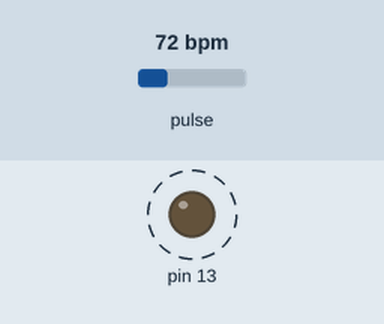
Simulated run of this sketch. Board: Arduino Uno, built with avr-gcc and run on an emulated ATmega328P. On the bench: output pins drawn as LEDs (lit = HIGH). Dashed ring = blinking. The test bench sets the inputs (shaded band); at power-on: pulse 72 bpm. What the sketch prints to the serial monitor is not drawn.

Above: at 1.2 s.
1.3 s: pulse set to 42 bpm
At 3.4 s:
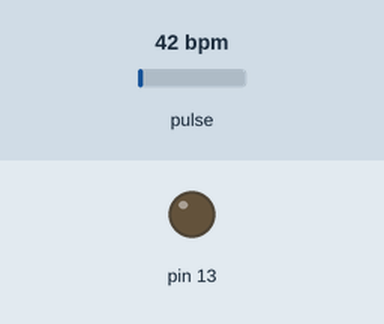
3.7 s: pulse set to 100 bpm
At 4.42 s:
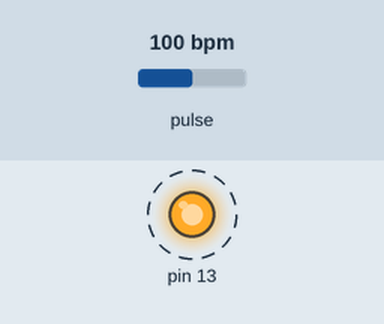
Timing chart, 0 to 12.7 s (numbered marks = the images above; inputs shaded):
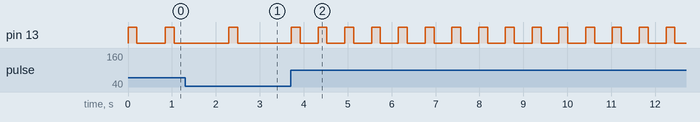

Measured:
- after the input at 3.7 s, pin 13: alternates HIGH for 0.20 s and LOW for 0.41 s, starting after 0.62 s

The sketch:

Heart_rate.ino
```cpp
#define USE_ARDUINO_INTERRUPTS true
#include <PulseSensorPlayground.h>

//  Variables
const int PulseWire = 0;
const int LED13 = 13;
int Threshold = 500;


PulseSensorPlayground pulseSensor;

void setup() {

  Serial.begin(9600);


  pulseSensor.analogInput(PulseWire);
  pulseSensor.blinkOnPulse(LED13);
  pulseSensor.setThreshold(Threshold);


   if (pulseSensor.begin()) {
    Serial.println("We created a pulseSensor Object !");
  }
}


void loop() {

 int myBPM = pulseSensor.getBeatsPerMinute();

if (pulseSensor.sawStartOfBeat()) {
 Serial.println("♥  A HeartBeat Happened ! ");
 Serial.print("BPM: ");
 Serial.println(myBPM);
}

  delay(20);
}
```
